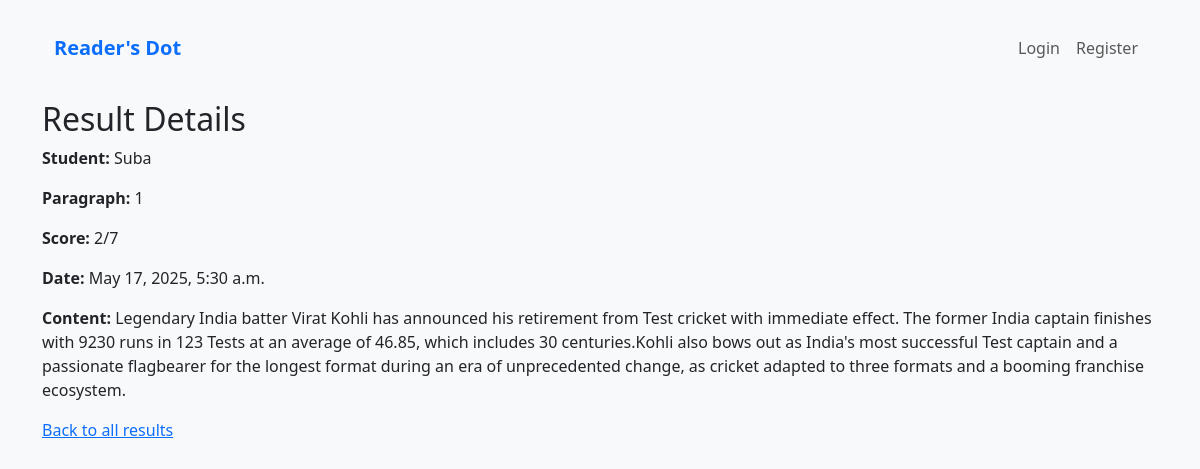
Page /results/6/ on the committed database.
### core/models.py (models this page shows, shortened)
class StudentResult(models.Model):
    student_name = models.CharField(max_length=100)
    paragraph = models.ForeignKey(Paragraph, on_delete=models.CASCADE)
    score = models.IntegerField(default=0)
    total_questions = models.IntegerField(default=0)
    created_at = models.DateTimeField(auto_now_add=True)

class Paragraph(models.Model):
    content = models.TextField()
    otp = models.CharField(max_length=6, unique=True, blank=True)
    created_at = models.DateTimeField(auto_now_add=True)
    created_by = models.ForeignKey(User, on_delete=models.CASCADE)

### core/views.py (the view)
# urls.py: path('results/<int:result_id>/', views.result_detail, name='result_detail'),
def result_detail(request, result_id):
    result = get_object_or_404(StudentResult, id=result_id)
    return render(request, 'core/result_detail.html', {'result': result})

### core/templates/core/result_detail.html (shortened to what this page needs)
{% extends "core/base.html" %}
{% block content %}
<h2>Result Details</h2>
<div class="result-details">
    <p><strong>Student:</strong> {{ result.student_name }}</p>
    <p><strong>Paragraph:</strong> {{ result.paragraph.id }}</p>
    <p><strong>Score:</strong> {{ result.score }}/{{ result.total_questions }}</p>
    <p><strong>Date:</strong> {{ result.created_at }}</p>
    <p><strong>Content:</strong> {{ result.paragraph.content }}</p>
</div>
<a href="{% url 'view_results' %}">Back to all results</a>
{% endblock %}

### core/templates/core/base.html (style rules this page uses)
body { background-color: #f8f9fa; padding-top: 20px; }

### rows in the picture
StudentResult: student_name "Suba", paragraph.id "1", score "2", total_questions "7", created_at "May 17, 2025, 5:30 a.m.", paragraph.content "Legendary India batter Virat Kohli has announced his retirement from Test cricket with immediate effect. The former India captain finishes with 9230 runs in 123 Tests at an average of 46.85, which includes 30 centuries.Kohli also bows out as India's most successful Test captain and a passionate flagbearer for the longest format during an era of unprecedented change, as cricket adapted to three formats and a booming franchise ecosystem."
